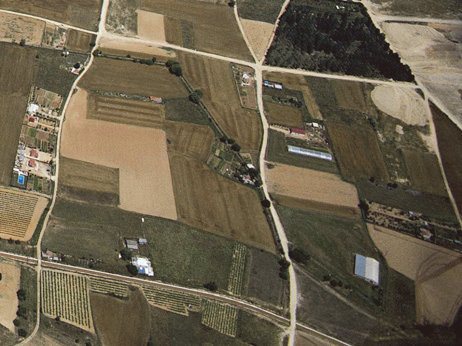
#> input picture data/RGB/field.png, 462 x 346 px, found by its file name; the run also reads 1 picture not shown here
$ python img_diff.py
#> lines starting #> are read from the running program, lines starting #| are printed output that depends on the picture
import cv2

# 读入两张彩色图片
image1 = cv2.imread('./data/RGB/field.png')
#> image1 is the input picture: shape (346, 462, 3); mean B, G, R 75.6, 96.5, 107
image2 = cv2.imread('./RGB/field s=4.png')

# 将图片转换为RGB通道
image1_rgb = cv2.cvtColor(image1, cv2.COLOR_BGR2RGB)
image2_rgb = cv2.cvtColor(image2, cv2.COLOR_BGR2RGB)

# 分离RGB通道
r1, g1, b1 = cv2.split(image1_rgb)
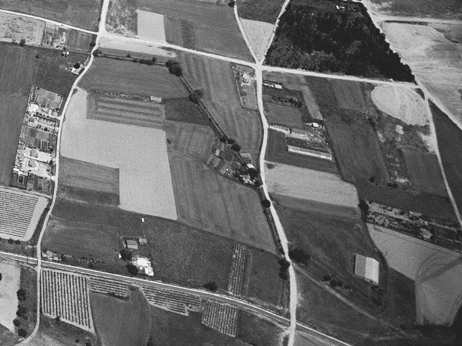
#> r1: shape (346, 462); min 20, max 255, mean 107
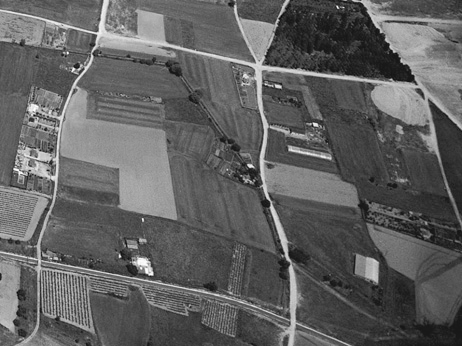
#> g1: shape (346, 462); min 3, max 255, mean 96.5
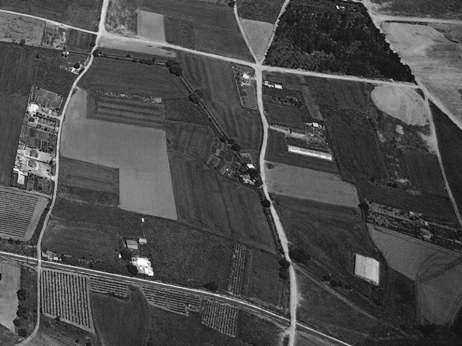
#> b1: shape (346, 462); min 2, max 254, mean 75.6
r2, g2, b2 = cv2.split(image2_rgb)

# 计算通道差异
diff_r = cv2.absdiff(r1, r2)
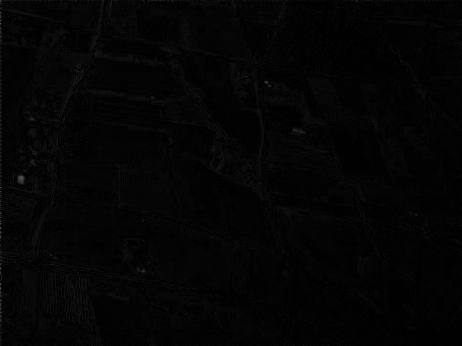
#> diff_r: shape (346, 462); min 0, max 87, mean 4.2
diff_g = cv2.absdiff(g1, g2)
diff_b = cv2.absdiff(b1, b2)

# 合并差异图像
diff_image = cv2.merge((diff_r, diff_g, diff_b))

# 反色
diff_image = 255 - diff_image
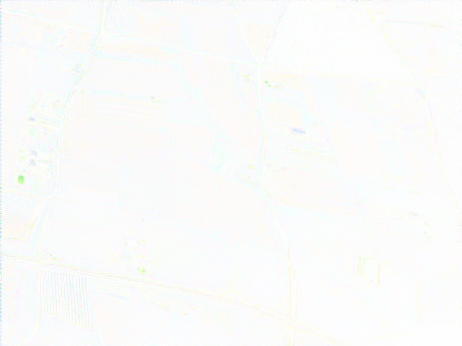
#> diff_image: shape (346, 462, 3); mean R, G, B 250.8, 251.5, 250.2

# 显示或保存结果图像
cv2.imshow('Inverted Difference Image', diff_image)
cv2.waitKey(0)
cv2.destroyAllWindows()

# 如果需要保存差异图像
cv2.imwrite('difference_image1.jpg', diff_image)
